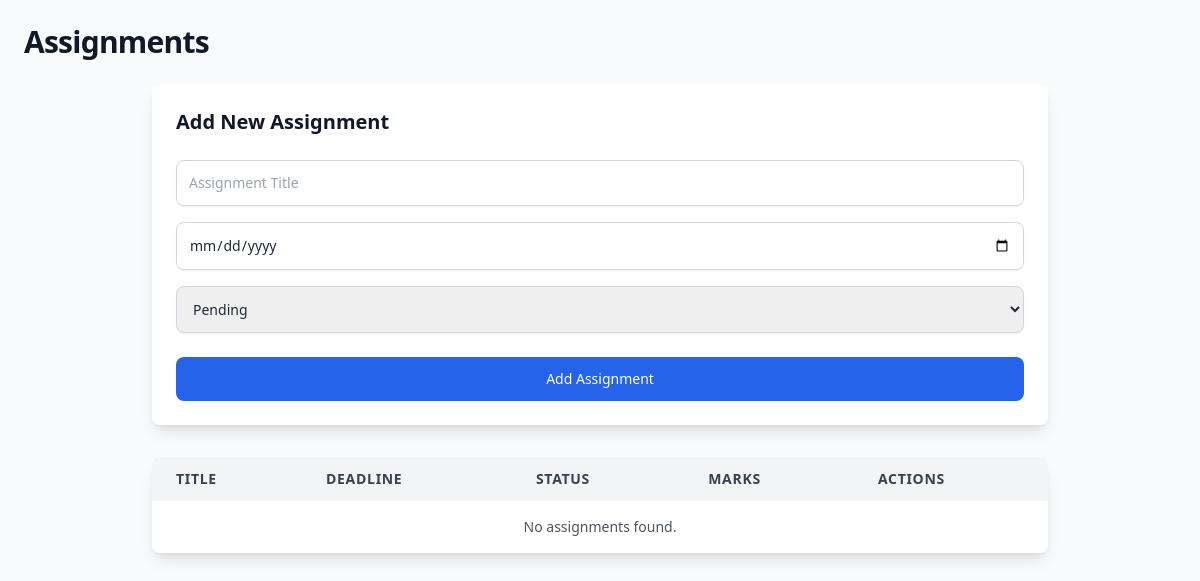
The app's page /src/assignment.php (signed in), older data.
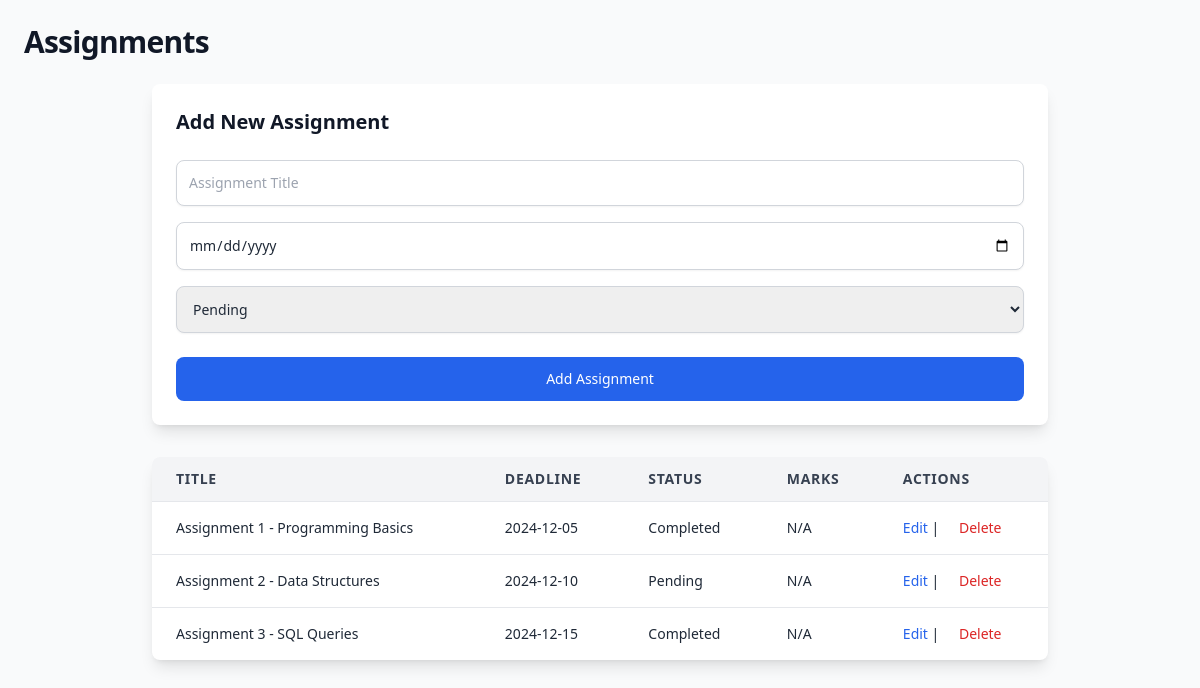
The same page, newer data.
### tables this page shows
CREATE TABLE assignments (
    id INT AUTO_INCREMENT PRIMARY KEY,
    user_id INT NOT NULL,
    title VARCHAR(100) NOT NULL,
    deadline DATE NOT NULL,
    status ENUM('Pending', 'Completed') NOT NULL DEFAULT 'Pending',
    FOREIGN KEY (user_id) REFERENCES users(id)
);

### src/assignment.php (the view, shortened to what this page needs)
<?php
require "./header.php";
$userId = $_SESSION['user']['id'];
$query = "SELECT * FROM assignments WHERE user_id = :user_id ORDER BY deadline ASC";
$stmt = $pdo->prepare($query);
$stmt->execute([':user_id' => $userId]);
$assignments = $stmt->fetchAll(PDO::FETCH_ASSOC);
?>
<!DOCTYPE html>
<html lang="en">
<head>
    <link href="../output.css" rel="stylesheet">
</head>
<body class="bg-gray-50 text-gray-800 font-sans p-6">
    <h2 class="text-3xl font-semibold text-gray-900 mb-6 tracking-tight">Assignments</h2>
    <form method="POST" class="mb-8 bg-white shadow-lg p-6 rounded-lg space-y-6 max-w-4xl mx-auto">
        <h3 class="text-xl font-semibold text-gray-900">Add New Assignment</h3>
        <div class="space-y-4">
            <input type="text" name="title" placeholder="Assignment Title" class="w-full p-3 border border-gray-300 rounded-lg shadow-sm focus:outline-none focus:ring-2 focus:ring-blue-500 text-sm" required>
            <input type="date" name="deadline" class="w-full p-3 border border-gray-300 rounded-lg shadow-sm focus:outline-none focus:ring-2 focus:ring-blue-500 text-sm" required>
            <select name="status" class="w-full p-3 border border-gray-300 rounded-lg shadow-sm focus:outline-none focus:ring-2 focus:ring-blue-500 text-sm">
                <option value="Pending">Pending</option>
            </select>
        </div>
        <button type="submit" name="add_assignment" class="w-full bg-blue-600 text-white py-3 rounded-lg text-sm hover:bg-blue-700 transition duration-300 ease-in-out focus:ring-2 focus:ring-blue-500">
            Add Assignment
        </button>
    </form>
    <div class="overflow-x-auto bg-white shadow-lg rounded-lg max-w-4xl mx-auto">
        <table class="w-full table-auto text-sm">
            <thead class="bg-gray-100 text-gray-700 uppercase tracking-wider">
                <tr>
                    <th class="px-6 py-3 text-left">Title</th>
                    <th class="px-6 py-3 text-left">Deadline</th>
                    <th class="px-6 py-3 text-left">Status</th>
                    <th class="px-6 py-3 text-left">Marks</th>
                    <th class="px-6 py-3 text-left">Actions</th>
                </tr>
            </thead>
            <tbody>
                <?php if (!empty($assignments)) : ?>
                    <?php foreach ($assignments as $assignment) : ?>
                        <tr class="border-t border-gray-200 hover:bg-gray-50 transition duration-200 ease-in-out">
                            <td class="px-6 py-4"><?= htmlspecialchars($assignment['title']) ?></td>
                            <td class="px-6 py-4"><?= htmlspecialchars($assignment['deadline']) ?></td>
                            <td class="px-6 py-4"><?= htmlspecialchars($assignment['status']) ?></td>
                            <td class="px-6 py-4"><?= htmlspecialchars($assignment['marks'] ?? 'N/A') ?></td>
                            <td class="px-6 py-4 space-x-4">
                                <form method="POST" class="inline">
                                    <button type="submit" name="edit_assignment" class="text-blue-600 hover:underline focus:outline-none transition duration-300 ease-in-out">Edit</button>
                                </form>
                                |
                                <form method="POST" class="inline">
                                    <button type="submit" name="delete_assignment" class="text-red-600 hover:underline focus:outline-none transition duration-300 ease-in-out">Delete</button>
                                </form>
                            </td>
                        </tr>
                    <?php endforeach; ?>
                <?php else : ?>
                    <tr>
                        <td colspan="5" class="text-center px-6 py-4 text-gray-600">No assignments found.</td>
                    </tr>
                <?php endif; ?>
            </tbody>
        </table>
    </div>
</body>
</html>

Row changes from the older to the newer data that the page shows:
added assignments: title "Assignment 1 - Programming Basics", deadline "2024-12-05", status "Completed", marks "N/A"
added assignments: title "Assignment 2 - Data Structures", deadline "2024-12-10", status "Pending", marks "N/A"
added assignments: title "Assignment 3 - SQL Queries", deadline "2024-12-15", status "Completed", marks "N/A"
Text that changed along with them:
text no longer shown: "No assignments found."
